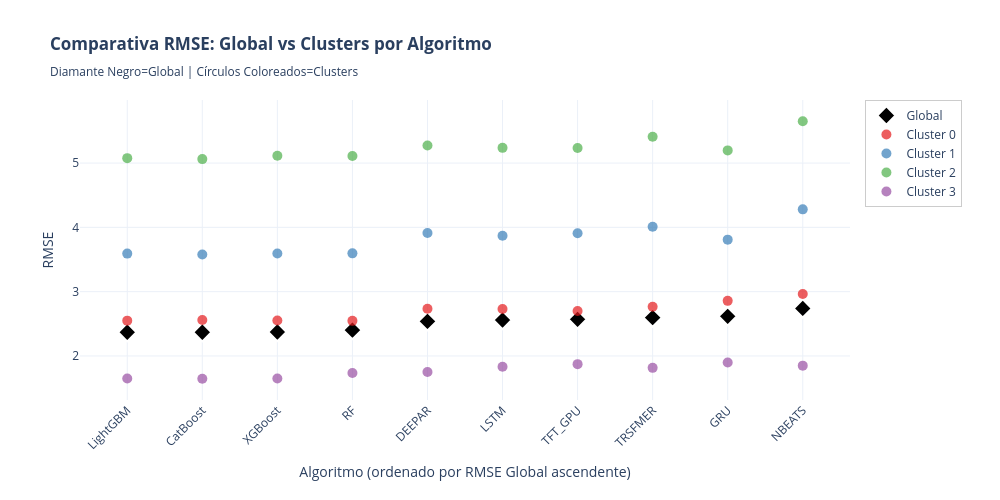

The code cell stored with this chart in its notebook:
### Code cell
# ============================================================================
# GRÁFICO SCATTER: ALGORITMOS vs RMSE - GLOBAL Y POR CLUSTER
# ============================================================================

print("\n" + "="*100)
print("📊 GRÁFICO SCATTER: RMSE POR ALGORITMO - GLOBAL Y CLUSTERS")
print("="*100)

import plotly.graph_objects as go
import plotly.express as px

# Algoritmos a excluir
ALGORITMOS_EXCLUIR_SCATTER = ['NAIVE', 'MEDIA7']

# 1. Obtener datos GLOBAL (NDetalle == 'Global', Cluster IS NULL)
df_global_rmse = df_resultados_consolidados[
    (df_resultados_consolidados['NDetalle'] == 'Global') &
    (df_resultados_consolidados['Cluster'].isna()) &
    (df_resultados_consolidados['Producto'].isna())
].copy()

# Filtrar algoritmos a excluir
df_global_rmse = df_global_rmse[~df_global_rmse['Algoritmo'].isin(ALGORITMOS_EXCLUIR_SCATTER)].copy()
df_global_rmse = df_global_rmse[~df_global_rmse['Algoritmo'].isin(['NAIVE', 'MEDIA7'])].copy()
df_global_rmse['Nivel'] = 'Global'

# 2. Obtener datos por CLUSTER (NDetalle == 'Global', Cluster NOT NULL)
df_cluster_rmse = df_resultados_consolidados[
    (df_resultados_consolidados['NDetalle'] == 'Global') &
    (df_resultados_consolidados['Cluster'].notna()) &
    (df_resultados_consolidados['Producto'].isna())
].copy()

# Filtrar algoritmos a excluir
df_cluster_rmse = df_cluster_rmse[~df_cluster_rmse['Algoritmo'].isin(ALGORITMOS_EXCLUIR_SCATTER)].copy()
df_cluster_rmse = df_cluster_rmse[~df_cluster_rmse['Algoritmo'].isin(['NAIVE', 'MEDIA7'])].copy()
df_cluster_rmse['Nivel'] = 'Cluster ' + df_cluster_rmse['Cluster'].astype(int).astype(str)

# Combinar datos
df_scatter_data = pd.concat([df_global_rmse, df_cluster_rmse], ignore_index=True)

# Crear figura con plotly
fig_scatter = go.Figure()

# Colores para Global y cada cluster
colores_clusters = px.colors.qualitative.Set1
color_global = 'black'

# Obtener orden de algoritmos según RMSE global (creciente)
algoritmos_ordenados = df_global_rmse.sort_values('RMSE')['Algoritmo'].unique()

# Agregar punto Global para cada algoritmo (en orden)
for algoritmo in algoritmos_ordenados:
    df_algo_global = df_global_rmse[df_global_rmse['Algoritmo'] == algoritmo]
    fig_scatter.add_trace(
        go.Scatter(
            x=df_algo_global['Algoritmo'],
            y=df_algo_global['RMSE'],
            mode='markers',
            name='Global',
            marker=dict(
                size=14,
                color=color_global,
                symbol='diamond',
                line=dict(color='white', width=2)
            ),
            showlegend=(algoritmo == algoritmos_ordenados[0]),
            hovertemplate=f'<b>{algoritmo}</b><br>Nivel: Global<br>RMSE: %{{y:.4f}}<extra></extra>'
        )
    )

# Obtener clusters únicos y asignar colores
clusters_unicos = sorted(df_cluster_rmse['Cluster'].unique())
color_map = {cluster: colores_clusters[idx % len(colores_clusters)] 
             for idx, cluster in enumerate(clusters_unicos)}

# Agregar puntos para cada cluster (usando orden de algoritmos)
for cluster in clusters_unicos:
    df_cluster_data = df_cluster_rmse[df_cluster_rmse['Cluster'] == cluster]
    
    fig_scatter.add_trace(
        go.Scatter(
            x=df_cluster_data['Algoritmo'],
            y=df_cluster_data['RMSE'],
            mode='markers',
            name=f'Cluster {int(cluster)}',
            marker=dict(
                size=10,
                color=color_map[cluster],
                symbol='circle',
                opacity=0.7
            ),
            hovertemplate=f'<b>Cluster {int(cluster)}</b><br>%{{x}}<br>RMSE: %{{y:.4f}}<extra></extra>'
        )
    )

# Configurar layout con orden de algoritmos en eje X
fig_scatter.update_layout(
    title='<b>Comparativa RMSE: Global vs Clusters por Algoritmo</b><br><sub>Diamante Negro=Global | Círculos Coloreados=Clusters</sub>',
    xaxis_title='Algoritmo (ordenado por RMSE Global ascendente)',
    yaxis_title='RMSE',
    height=500,
    width=1000,
    template='plotly_white',
    hovermode='closest',
    legend=dict(
        orientation='v',
        yanchor='top',
        y=1,
        xanchor='left',
        x=1.02,
        bgcolor='rgba(255, 255, 255, 0.8)',
        bordercolor='rgba(0, 0, 0, 0.2)',
        borderwidth=1
    ),
    xaxis=dict(
        tickangle=-45,
        categoryorder='array',
        categoryarray=list(algoritmos_ordenados)
    ),
    margin=dict(b=100, r=150)
)

fig_scatter.show()

print(f"\n✅ Gráfico generado:")
print(f"   - Algoritmos: {len(df_global_rmse['Algoritmo'].unique())} (excluidos: {', '.join(ALGORITMOS_EXCLUIR_SCATTER)})")
print(f"   - Clusters: {len(clusters_unicos)}")
print(f"   - Diamante Negro: Rendimiento Global")
print(f"   - Círculos: Rendimiento por Cluster")

### Figure 1 — Plotly figure (JSON) as saved in the notebook; plotly's stock layout.template omitted (floating-point values rounded to 4 significant figures)
{"data": [{"hovertemplate": "<b>LightGBM</b><br>Nivel: Global<br>RMSE: %{y:.4f}<extra></extra>", "marker": {"color": "black", "line": {"color": "white", "width": 2}, "size": 14, "symbol": "diamond"}, "mode": "markers", "name": "Global", "showlegend": true, "type": "scatter", "x": ["LightGBM"], "y": [2.368]}, {"hovertemplate": "<b>CatBoost</b><br>Nivel: Global<br>RMSE: %{y:.4f}<extra></extra>", "marker": {"color": "black", "line": {"color": "white", "width": 2}, "size": 14, "symbol": "diamond"}, "mode": "markers", "name": "Global", "showlegend": false, "type": "scatter", "x": ["CatBoost"], "y": [2.369]}, {"hovertemplate": "<b>XGBoost</b><br>Nivel: Global<br>RMSE: %{y:.4f}<extra></extra>", "marker": {"color": "black", "line": {"color": "white", "width": 2}, "size": 14, "symbol": "diamond"}, "mode": "markers", "name": "Global", "showlegend": false, "type": "scatter", "x": ["XGBoost"], "y": [2.372]}, {"hovertemplate": "<b>RF</b><br>Nivel: Global<br>RMSE: %{y:.4f}<extra></extra>", "marker": {"color": "black", "line": {"color": "white", "width": 2}, "size": 14, "symbol": "diamond"}, "mode": "markers", "name": "Global", "showlegend": false, "type": "scatter", "x": ["RF"], "y": [2.402]}, {"hovertemplate": "<b>DEEPAR</b><br>Nivel: Global<br>RMSE: %{y:.4f}<extra></extra>", "marker": {"color": "black", "line": {"color": "white", "width": 2}, "size": 14, "symbol": "diamond"}, "mode": "markers", "name": "Global", "showlegend": false, "type": "scatter", "x": ["DEEPAR"], "y": [2.538]}, {"hovertemplate": "<b>LSTM</b><br>Nivel: Global<br>RMSE: %{y:.4f}<extra></extra>", "marker": {"color": "black", "line": {"color": "white", "width": 2}, "size": 14, "symbol": "diamond"}, "mode": "markers", "name": "Global", "showlegend": false, "type": "scatter", "x": ["LSTM"], "y": [2.558]}, {"hovertemplate": "<b>TFT_GPU</b><br>Nivel: Global<br>RMSE: %{y:.4f}<extra></extra>", "marker": {"color": "black", "line": {"color": "white", "width": 2}, "size": 14, "symbol": "diamond"}, "mode": "markers", "name": "Global", "showlegend": false, "type": "scatter", "x": ["TFT_GPU"], "y": [2.57]}, {"hovertemplate": "<b>TRSFMER</b><br>Nivel: Global<br>RMSE: %{y:.4f}<extra></extra>", "marker": {"color": "black", "line": {"color": "white", "width": 2}, "size": 14, "symbol": "diamond"}, "mode": "markers", "name": "Global", "showlegend": false, "type": "scatter", "x": ["TRSFMER"], "y": [2.596]}, {"hovertemplate": "<b>GRU</b><br>Nivel: Global<br>RMSE: %{y:.4f}<extra></extra>", "marker": {"color": "black", "line": {"color": "white", "width": 2}, "size": 14, "symbol": "diamond"}, "mode": "markers", "name": "Global", "showlegend": false, "type": "scatter", "x": ["GRU"], "y": [2.617]}, {"hovertemplate": "<b>NBEATS</b><br>Nivel: Global<br>RMSE: %{y:.4f}<extra></extra>", "marker": {"color": "black", "line": {"color": "white", "width": 2}, "size": 14, "symbol": "diamond"}, "mode": "markers", "name": "Global", "showlegend": false, "type": "scatter", "x": ["NBEATS"], "y": [2.739]}, {"hovertemplate": "<b>Cluster 0</b><br>%{x}<br>RMSE: %{y:.4f}<extra></extra>", "marker": {"color": "rgb(228,26,28)", "opacity": 0.7, "size": 10, "symbol": "circle"}, "mode": "markers", "name": "Cluster 0", "type": "scatter", "x": ["XGBoost", "LightGBM", "GRU", "NBEATS", "TRSFMER", "CatBoost", "LSTM", "TFT_GPU", "DEEPAR", "RF"], "y": [2.553, 2.549, 2.857, 2.963, 2.765, 2.56, 2.732, 2.699, 2.734, 2.546]}, {"hovertemplate": "<b>Cluster 1</b><br>%{x}<br>RMSE: %{y:.4f}<extra></extra>", "marker": {"color": "rgb(55,126,184)", "opacity": 0.7, "size": 10, "symbol": "circle"}, "mode": "markers", "name": "Cluster 1", "type": "scatter", "x": ["XGBoost", "LightGBM", "GRU", "NBEATS", "TRSFMER", "CatBoost", "LSTM", "TFT_GPU", "DEEPAR", "RF"], "y": [3.593, 3.592, 3.809, 4.28, 4.008, 3.579, 3.87, 3.909, 3.912, 3.596]}, {"hovertemplate": "<b>Cluster 2</b><br>%{x}<br>RMSE: %{y:.4f}<extra></extra>", "marker": {"color": "rgb(77,175,74)", "opacity": 0.7, "size": 10, "symbol": "circle"}, "mode": "markers", "name": "Cluster 2", "type": "scatter", "x": ["XGBoost", "LightGBM", "GRU", "NBEATS", "TRSFMER", "CatBoost", "LSTM", "TFT_GPU", "DEEPAR", "RF"], "y": [5.115, 5.076, 5.197, 5.65, 5.41, 5.062, 5.236, 5.234, 5.272, 5.109]}, {"hovertemplate": "<b>Cluster 3</b><br>%{x}<br>RMSE: %{y:.4f}<extra></extra>", "marker": {"color": "rgb(152,78,163)", "opacity": 0.7, "size": 10, "symbol": "circle"}, "mode": "markers", "name": "Cluster 3", "type": "scatter", "x": ["XGBoost", "LightGBM", "GRU", "NBEATS", "TRSFMER", "CatBoost", "LSTM", "TFT_GPU", "DEEPAR", "RF"], "y": [1.65, 1.648, 1.897, 1.849, 1.815, 1.645, 1.831, 1.873, 1.75, 1.736]}], "layout": {"height": 500, "hovermode": "closest", "legend": {"bgcolor": "rgba(255, 255, 255, 0.8)", "bordercolor": "rgba(0, 0, 0, 0.2)", "borderwidth": 1, "orientation": "v", "x": 1.02, "xanchor": "left", "y": 1, "yanchor": "top"}, "margin": {"b": 100, "r": 150}, "title": {"text": "<b>Comparativa RMSE: Global vs Clusters por Algoritmo</b><br><sub>Diamante Negro=Global | Círculos Coloreados=Clusters</sub>"}, "width": 1000, "xaxis": {"categoryarray": ["LightGBM", "CatBoost", "XGBoost", "RF", "DEEPAR", "LSTM", "TFT_GPU", "TRSFMER", "GRU", "NBEATS"], "categoryorder": "array", "tickangle": -45, "title": {"text": "Algoritmo (ordenado por RMSE Global ascendente)"}}, "yaxis": {"title": {"text": "RMSE"}}}}
